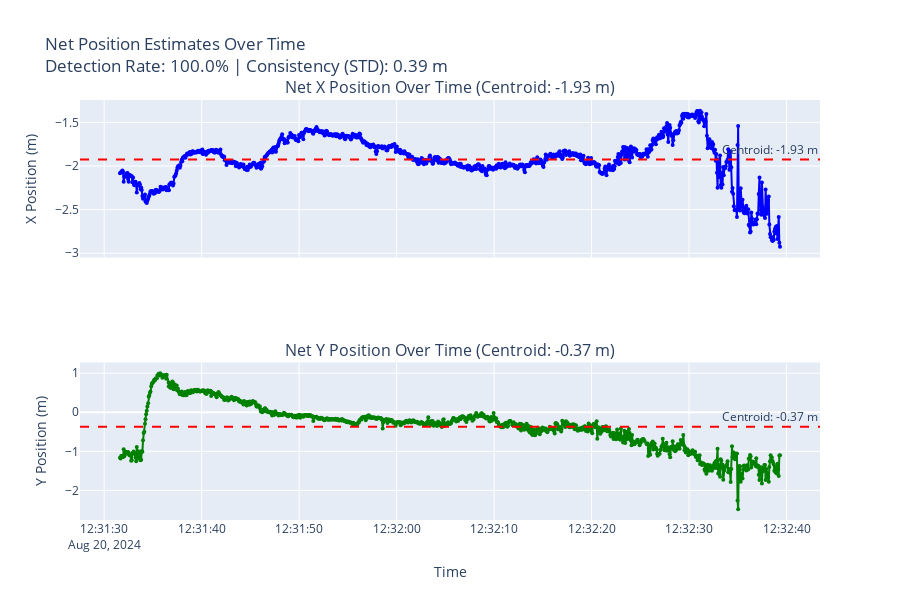

Notebook source saved alongside this figure:
### Markdown cell above
## 5. Visualize Net Position Over Time

Create focused plots showing how the estimated net position changes over time in X and Y coordinates separately.

### Code cell
# Create focused visualization of net position over time
fig = create_net_position_visualization(combined_df, consistency_stats)

# Display the figure
fig.show()

# Optional: Save the figure as HTML
# fig.write_html(f"{TARGET_BAG}_net_position_over_time.html")
# print(f"Visualization saved as {TARGET_BAG}_net_position_over_time.html")

print(f"Visualization shows {len(combined_df[combined_df['detection_success']])} successful detections")
print(f"Net position centroid: ({consistency_stats['net_centroid_x']:.2f}, {consistency_stats['net_centroid_y']:.2f}) m")

### Figure 1 — Plotly figure (JSON) as saved in the notebook; plotly's stock layout.template omitted (floating-point values rounded to 4 significant figures; data arrays with more than 128 entries replaced by an {"elided": "..."} marker saying what was removed)
{"data": [{"line": {"color": "blue", "width": 2}, "marker": {"color": "blue", "size": 4}, "mode": "lines+markers", "name": "Net X Position", "showlegend": false, "type": "scatter", "x": {"elided": "1059 str values"}, "xaxis": "x", "y": {"elided": "1059 float values"}, "yaxis": "y"}, {"line": {"color": "green", "width": 2}, "marker": {"color": "green", "size": 4}, "mode": "lines+markers", "name": "Net Y Position", "showlegend": false, "type": "scatter", "x": {"elided": "1059 str values"}, "xaxis": "x2", "y": {"elided": "1059 float values"}, "yaxis": "y2"}], "layout": {"annotations": [{"font": {"size": 16}, "showarrow": false, "text": "Net X Position Over Time (Centroid: -1.93 m)", "x": 0.5, "xanchor": "center", "xref": "paper", "y": 1, "yanchor": "bottom", "yref": "paper"}, {"font": {"size": 16}, "showarrow": false, "text": "Net Y Position Over Time (Centroid: -0.37 m)", "x": 0.5, "xanchor": "center", "xref": "paper", "y": 0.375, "yanchor": "bottom", "yref": "paper"}, {"showarrow": false, "text": "Centroid: -1.93 m", "x": 1, "xanchor": "right", "xref": "x domain", "y": -1.926, "yanchor": "bottom", "yref": "y"}, {"showarrow": false, "text": "Centroid: -0.37 m", "x": 1, "xanchor": "right", "xref": "x2 domain", "y": -0.3677, "yanchor": "bottom", "yref": "y2"}], "height": 600, "shapes": [{"line": {"color": "red", "dash": "dash"}, "type": "line", "x0": 0, "x1": 1, "xref": "x domain", "y0": -1.926, "y1": -1.926, "yref": "y"}, {"line": {"color": "red", "dash": "dash"}, "type": "line", "x0": 0, "x1": 1, "xref": "x2 domain", "y0": -0.3677, "y1": -0.3677, "yref": "y2"}], "showlegend": false, "title": {"text": "Net Position Estimates Over Time<br>Detection Rate: 100.0% | Consistency (STD): 0.39 m"}, "xaxis": {"anchor": "y", "domain": [0, 1], "matches": "x2", "showticklabels": false}, "xaxis2": {"anchor": "y2", "domain": [0, 1], "title": {"text": "Time"}}, "yaxis": {"anchor": "x", "domain": [0.625, 1], "title": {"text": "X Position (m)"}}, "yaxis2": {"anchor": "x2", "domain": [0, 0.375], "title": {"text": "Y Position (m)"}}}}
